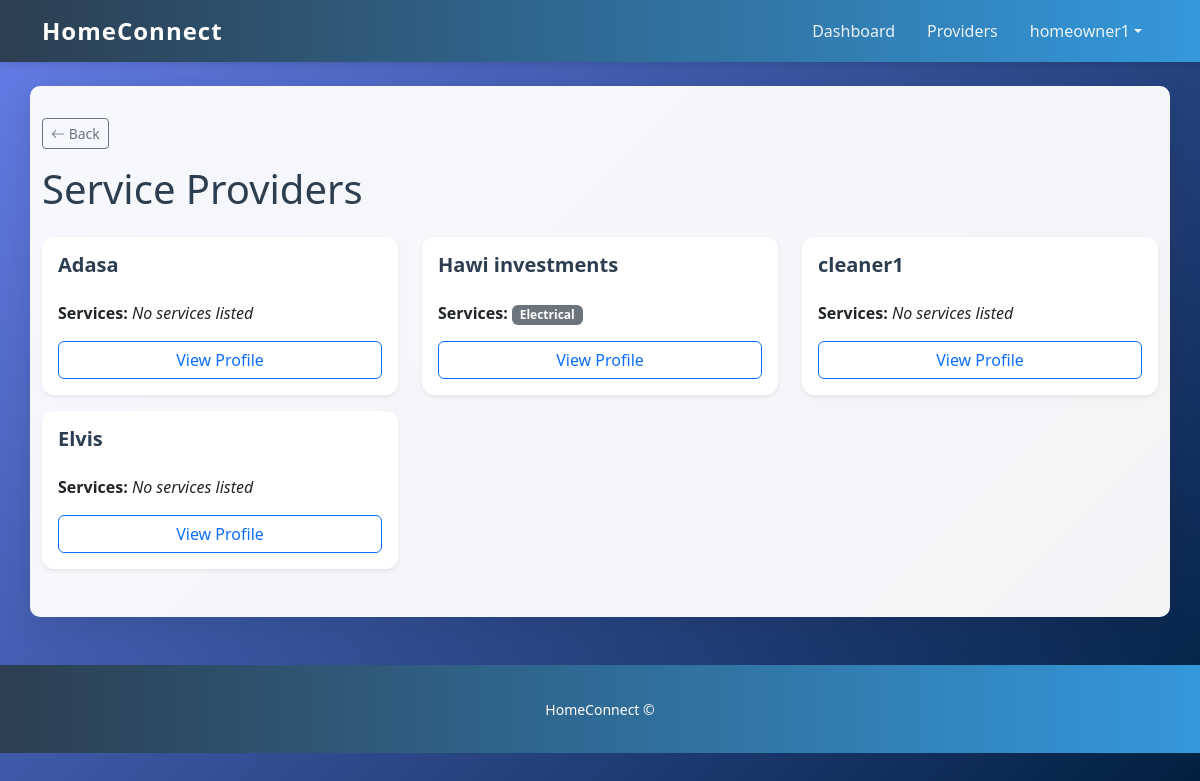
Screenshot of /providers/ (signed in) with the database file from the repository.
### accounts/models.py (models this page shows, shortened)
class User(AbstractUser):
    USER_TYPES = [
        ('homeowner', 'Homeowner'),
        ('service_provider', 'Service Provider'),
    ]
    user_type = models.CharField(
        max_length=20,
        choices=USER_TYPES,
        default='homeowner'
    )
    bio = models.TextField(blank=True, null=True)
    profile_image = models.ImageField(
        upload_to='profile_images/',
        blank=True,
        null=True
    )
    phone = models.CharField(max_length=30, blank=True, null=True)
    location = models.CharField(max_length=255, blank=True, null=True)
    city = models.CharField(max_length=100, blank=True, null=True)
    services = models.ManyToManyField(
        Service,
        related_name='users',
        blank=True
    )

class ServiceProvider(models.Model):
    user = models.OneToOneField(
        settings.AUTH_USER_MODEL,
        on_delete=models.CASCADE,
        related_name="provider_profile"
    )
    company_name = models.CharField(max_length=150, blank=True)
    skills = models.TextField(
        blank=True,
        help_text="Describe your skills, experience, or services you provide."
    )
    experience_years = models.PositiveIntegerField(default=0)
    portfolio_image = models.ImageField(
        upload_to="provider_portfolio/",
        blank=True,
        null=True
    )
    services = models.ManyToManyField(
        Service,
        blank=True,
        related_name='providers'
    )

class Service(models.Model):
    name = models.CharField(max_length=150)
    description = models.TextField(blank=True)

### accounts/views.py (the view)
# urls.py: path('providers/', views.provider_list, name='provider_list'),
@login_required
def provider_list(request):
    providers = ServiceProvider.objects.all()
    return render(request, 'services/providers_list.html',{
        'providers': providers
    })

### templates/services/providers_list.html (shortened to what this page needs)
{% extends 'base.html' %}
{% block content %}
<h1 class="mb-4">Service Providers</h1>
<div class="row">
  {% for p in providers %}
    <div class="col-md-4 mb-3">
      <div class="card h-100 shadow-sm">
        <div class="card-body d-flex flex-column">
          <h5 class="card-title">{{ p.company_name|default:p.user.username }}</h5>
          <p>
            <strong>Services:</strong>
            {% if p.services.exists %}
              {% for s in p.services.all %}
                <span class="badge bg-secondary">{{ s.name }}</span>
              {% endfor %}
            {% else %}
              <em>No services listed</em>
            {% endif %}
          </p>
          <a href="{% url 'services:provider_detail' p.pk %}"
             class="btn btn-outline-primary mt-auto">
             View Profile
          </a>
        </div>
      </div>
    </div>
  {% empty %}
    <div class="col-12">
      <p class="text-muted">No service providers available yet.</p>
    </div>
  {% endfor %}
</div>
{% endblock %}

### templates/base.html (shortened to what this page needs)
{% load static %}
<!doctype html>
<html lang="en">
  <head>
    <link href="https://cdn.jsdelivr.net/npm/bootstrap@5.3.2/dist/css/bootstrap.min.css" rel="stylesheet">
    <link rel="stylesheet" href="https://cdn.jsdelivr.net/npm/bootstrap-icons@1.11.1/font/bootstrap-icons.css">
    <link rel="stylesheet" href="{% static 'css/style.css' %}">
  </head>
  <body>
    <nav class="navbar navbar-expand-lg navbar-light bg-light">
      <div class="container">
        <a class="navbar-brand" href="/">HomeConnect</a>
        <div class="collapse navbar-collapse" id="navmenu">
          <ul class="navbar-nav ms-auto">
            {% if user.is_authenticated %}
              <li class="nav-item"><a class="nav-link" href="{% url 'services:dashboard' %}">Dashboard</a></li>
              <li class="nav-item"><a class="nav-link" href="{% url 'services:providers' %}">Providers</a></li>
              <li class="nav-item dropdown">
                <a class="nav-link dropdown-toggle" href="#" id="userMenu" role="button" data-bs-toggle="dropdown" aria-expanded="false">{{ user.username }}</a>
              </li>
            {% else %}
              <li class="nav-item"><a class="nav-link" href="{% url 'accounts:login' %}">Login</a></li>
              <li class="nav-item"><a class="nav-link" href="{% url 'accounts:register' %}">Register</a></li>
            {% endif %}
          </ul>
        </div>
      </div>
    </nav>
    <main class="container mt-4">
      <div class="mb-3">
        <button class="btn btn-outline-secondary btn-sm" onclick="window.history.back()">
          <i class="bi bi-arrow-left"></i> Back
        </button>
      </div>
      {% block content %}{% endblock %}
    </main>
    <footer class="text-center mt-5 mb-4">
      <small>HomeConnect &copy; {{ now.year }}</small>
    </footer>
  </body>
</html>

### static/css/style.css (style rules this page uses)
:root { --primary-color: #2c3e50; --secondary-color: #3498db; --accent-color: #e74c3c; --light-bg: #ecf0f1; --dark-text: #2c3e50; }
body { background: linear-gradient(135deg, #667eea 0%, #001f3f 100%); min-height: 100vh; font-family: 'Segoe UI', Tahoma, Geneva, Verdana, sans-serif; color: var(--dark-text); }
main { background-color: rgba(255, 255, 255, 0.95); border-radius: 10px; padding: 2rem; margin-top: 2rem; box-shadow: 0 8px 32px rgba(0, 0, 0, 0.1); }
.navbar { background: linear-gradient(90deg, var(--primary-color) 0%, var(--secondary-color) 100%) !important; box-shadow: 0 2px 8px rgba(0, 0, 0, 0.15); }
.navbar-brand { font-weight: 700; font-size: 1.5rem; color: white !important; letter-spacing: 1px; }
.nav-link { color: rgba(255, 255, 255, 0.9) !important; transition: color 0.3s ease; margin: 0 0.5rem; }
.card { border: none; border-radius: 12px; box-shadow: 0 4px 15px rgba(0, 0, 0, 0.1); transition: transform 0.3s ease, box-shadow 0.3s ease; }
.card-title { color: var(--primary-color); font-weight: 600; }
footer { background: linear-gradient(90deg, var(--primary-color) 0%, var(--secondary-color) 100%); color: white; padding: 2rem 0; margin-top: 3rem; }

### rows the page displays
User: username "homeowner1"
ServiceProvider: company_name "Adasa", shows "No services listed"
ServiceProvider: company_name "Hawi investments"
Service: name "Electrical"
ServiceProvider: company_name "cleaner1", shows "No services listed"
ServiceProvider: company_name "Elvis", shows "No services listed"
